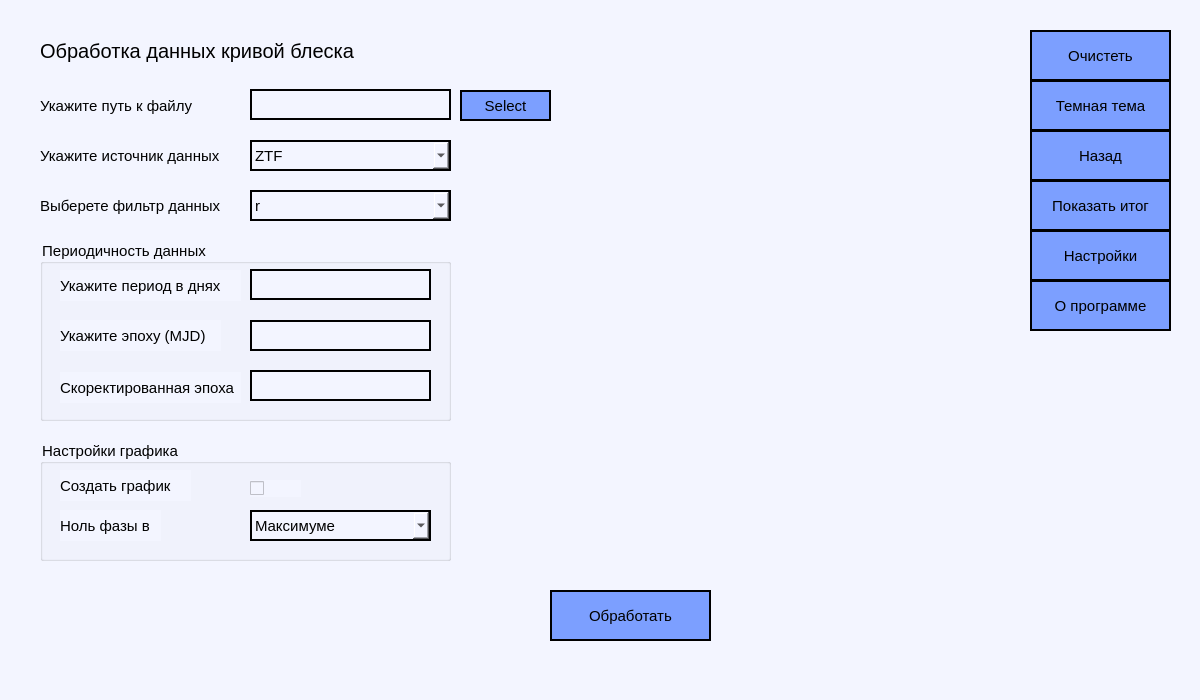
<?xml version="1.0" encoding="UTF-8"?>
<ui version="4.0">
 <class>Form</class>
 <widget class="QWidget" name="Form">
  <property name="geometry">
   <rect>
    <x>0</x>
    <y>0</y>
    <width>1200</width>
    <height>700</height>
   </rect>
  </property>
  <property name="minimumSize">
   <size>
    <width>1200</width>
    <height>700</height>
   </size>
  </property>
  <property name="windowTitle">
   <string>Form</string>
  </property>
  <property name="styleSheet">
   <string notr="true">QWidget {
	background-color: rgb(243, 245, 255);
}

QPushButton {
	border: 2px solid rgb(0, 0, 0);
	background-color: rgb(124, 159, 255);
	color: rgb(0, 0, 0);
}

QLabel {
	color: rgb(0, 0, 0)
}

QLineEdit {
	background-color: rgb(243, 245, 255);
	border: 2px solid rgb(0, 0, 0);
}

QLineEdit:hover {
	background-color: rgb(217, 222, 255);
}

QGroupBox{
	color: rgb(0, 0, 0);
	background-color: rgb(243, 245, 255);
}

QComboBox {
	border: 2px solid rgb(0, 0, 0);
	background-color: rgb(243, 245, 255);
}

QComboBox:hover {
	background-color: rgb(124, 159, 255);
}

QComboBox QAbstractItemView {
	border: 2px solid rgb(0, 0, 0);
	background-color: rgb(243, 245, 255);
	selection-background-color: rgb(217, 222, 255);
	selection-color: rgb(0, 0, 0)
}

QComboBox::drop-down:hover {
    background-color: rgb(190, 137, 255);
}

QPushButton:hover{
	background-color: rgb(190, 137, 255);
	color: rgb(0, 0,0);
}

QPushButton:pressed {
	background-color:rgb(189, 23, 87);
}

QSlider::groove:horizontal {
	border: 0px;
}
 
QSlider::sub-page:horizontal {
	background-color: rgb(11, 20, 197);
	margin-top:8px;
	margin-bottom:8px;
	border-radius: 2px;
}
 
QSlider::add-page:horizontal {
	background:  rgb(131, 0, 81);
	border: 0px solid #777;
	border-radius: 2px;
	margin-top:8px;
	margin-bottom:8px;
}
 
QSlider::handle:horizontal {
	background: rgb(124, 159, 255);
	border: 2px solid rgb(0, 0, 0);
	width: 12px;
	border-radius: 4px;
	margin-top:2px;
	margin-bottom:2px;
}
 
QSlider::handle:horizontal:hover {
	background-color: rgb(190, 137, 255)
}

QPlainTextEdit{
	background-color: rgb(243, 245, 255);
	border: 2px solid rgb(0, 0, 0);
}

QPlainTextEdit:hover{
	background-color: rgb(217, 222, 255);
}</string>
  </property>
  <widget class="QLabel" name="title">
   <property name="geometry">
    <rect>
     <x>40</x>
     <y>30</y>
     <width>351</width>
     <height>41</height>
    </rect>
   </property>
   <property name="font">
    <font>
     <pointsize>15</pointsize>
    </font>
   </property>
   <property name="text">
    <string>Обработка данных кривой блеска</string>
   </property>
  </widget>
  <widget class="QLabel" name="line_F">
   <property name="geometry">
    <rect>
     <x>40</x>
     <y>90</y>
     <width>181</width>
     <height>31</height>
    </rect>
   </property>
   <property name="font">
    <font>
     <pointsize>11</pointsize>
    </font>
   </property>
   <property name="text">
    <string>Укажите путь к файлу</string>
   </property>
  </widget>
  <widget class="QLineEdit" name="line_F_in">
   <property name="geometry">
    <rect>
     <x>250</x>
     <y>89</y>
     <width>201</width>
     <height>31</height>
    </rect>
   </property>
   <property name="font">
    <font>
     <pointsize>11</pointsize>
    </font>
   </property>
  </widget>
  <widget class="QPushButton" name="butn2">
   <property name="geometry">
    <rect>
     <x>1030</x>
     <y>30</y>
     <width>141</width>
     <height>51</height>
    </rect>
   </property>
   <property name="font">
    <font>
     <pointsize>11</pointsize>
    </font>
   </property>
   <property name="text">
    <string>Очистеть</string>
   </property>
  </widget>
  <widget class="QPushButton" name="butn3">
   <property name="geometry">
    <rect>
     <x>1030</x>
     <y>80</y>
     <width>141</width>
     <height>51</height>
    </rect>
   </property>
   <property name="font">
    <font>
     <pointsize>11</pointsize>
    </font>
   </property>
   <property name="text">
    <string>Темная тема</string>
   </property>
  </widget>
  <widget class="QPushButton" name="butn4">
   <property name="geometry">
    <rect>
     <x>1030</x>
     <y>180</y>
     <width>141</width>
     <height>51</height>
    </rect>
   </property>
   <property name="font">
    <font>
     <pointsize>11</pointsize>
    </font>
   </property>
   <property name="text">
    <string>Показать итог</string>
   </property>
  </widget>
  <widget class="QPushButton" name="inf_btn">
   <property name="geometry">
    <rect>
     <x>1030</x>
     <y>280</y>
     <width>141</width>
     <height>51</height>
    </rect>
   </property>
   <property name="font">
    <font>
     <pointsize>11</pointsize>
    </font>
   </property>
   <property name="text">
    <string>О программе</string>
   </property>
  </widget>
  <widget class="QPushButton" name="beak_btn">
   <property name="geometry">
    <rect>
     <x>1030</x>
     <y>130</y>
     <width>141</width>
     <height>51</height>
    </rect>
   </property>
   <property name="font">
    <font>
     <pointsize>11</pointsize>
    </font>
   </property>
   <property name="text">
    <string>Назад</string>
   </property>
  </widget>
  <widget class="QPushButton" name="settings_btn">
   <property name="geometry">
    <rect>
     <x>1030</x>
     <y>230</y>
     <width>141</width>
     <height>51</height>
    </rect>
   </property>
   <property name="font">
    <font>
     <pointsize>11</pointsize>
    </font>
   </property>
   <property name="text">
    <string>Настройки</string>
   </property>
  </widget>
  <widget class="QGroupBox" name="perBox">
   <property name="geometry">
    <rect>
     <x>40</x>
     <y>240</y>
     <width>411</width>
     <height>181</height>
    </rect>
   </property>
   <property name="font">
    <font>
     <pointsize>11</pointsize>
    </font>
   </property>
   <property name="title">
    <string>Периодичность данных</string>
   </property>
   <widget class="QLabel" name="line_E">
    <property name="geometry">
     <rect>
      <x>20</x>
      <y>80</y>
      <width>161</width>
      <height>31</height>
     </rect>
    </property>
    <property name="font">
     <font>
      <pointsize>11</pointsize>
     </font>
    </property>
    <property name="text">
     <string>Укажите эпоху (MJD)</string>
    </property>
   </widget>
   <widget class="QLabel" name="val_Ep">
    <property name="geometry">
     <rect>
      <x>20</x>
      <y>132</y>
      <width>181</width>
      <height>31</height>
     </rect>
    </property>
    <property name="font">
     <font>
      <pointsize>11</pointsize>
     </font>
    </property>
    <property name="text">
     <string>Скоректированная эпоха</string>
    </property>
   </widget>
   <widget class="QLineEdit" name="line_Per_in">
    <property name="geometry">
     <rect>
      <x>210</x>
      <y>29</y>
      <width>181</width>
      <height>31</height>
     </rect>
    </property>
    <property name="font">
     <font>
      <pointsize>11</pointsize>
     </font>
    </property>
   </widget>
   <widget class="QLineEdit" name="line_Epoch_in">
    <property name="geometry">
     <rect>
      <x>210</x>
      <y>80</y>
      <width>181</width>
      <height>31</height>
     </rect>
    </property>
    <property name="font">
     <font>
      <pointsize>11</pointsize>
     </font>
    </property>
   </widget>
   <widget class="QLineEdit" name="val_Ep_in">
    <property name="geometry">
     <rect>
      <x>210</x>
      <y>130</y>
      <width>181</width>
      <height>31</height>
     </rect>
    </property>
    <property name="font">
     <font>
      <pointsize>11</pointsize>
     </font>
    </property>
   </widget>
   <widget class="QLabel" name="line_Per">
    <property name="geometry">
     <rect>
      <x>20</x>
      <y>30</y>
      <width>181</width>
      <height>31</height>
     </rect>
    </property>
    <property name="font">
     <font>
      <pointsize>11</pointsize>
     </font>
    </property>
    <property name="text">
     <string>Укажите период в днях</string>
    </property>
   </widget>
  </widget>
  <widget class="QLabel" name="data_line">
   <property name="geometry">
    <rect>
     <x>40</x>
     <y>140</y>
     <width>191</width>
     <height>31</height>
    </rect>
   </property>
   <property name="font">
    <font>
     <pointsize>11</pointsize>
    </font>
   </property>
   <property name="text">
    <string>Укажите источник данных</string>
   </property>
  </widget>
  <widget class="QComboBox" name="data_box">
   <property name="geometry">
    <rect>
     <x>250</x>
     <y>140</y>
     <width>201</width>
     <height>31</height>
    </rect>
   </property>
   <property name="font">
    <font>
     <pointsize>11</pointsize>
    </font>
   </property>
   <item>
    <property name="text">
     <string>ZTF</string>
    </property>
   </item>
   <item>
    <property name="text">
     <string>Atlas</string>
    </property>
   </item>
   <item>
    <property name="text">
     <string>Другой</string>
    </property>
   </item>
  </widget>
  <widget class="QGroupBox" name="grafBox">
   <property name="geometry">
    <rect>
     <x>40</x>
     <y>440</y>
     <width>411</width>
     <height>121</height>
    </rect>
   </property>
   <property name="font">
    <font>
     <pointsize>11</pointsize>
    </font>
   </property>
   <property name="title">
    <string>Настройки графика</string>
   </property>
   <widget class="QLabel" name="make_grath">
    <property name="geometry">
     <rect>
      <x>20</x>
      <y>30</y>
      <width>131</width>
      <height>31</height>
     </rect>
    </property>
    <property name="font">
     <font>
      <pointsize>11</pointsize>
     </font>
    </property>
    <property name="text">
     <string>Создать график</string>
    </property>
   </widget>
   <widget class="QCheckBox" name="make_grath_true">
    <property name="geometry">
     <rect>
      <x>210</x>
      <y>40</y>
      <width>51</width>
      <height>17</height>
     </rect>
    </property>
    <property name="text">
     <string/>
    </property>
   </widget>
   <widget class="QLabel" name="type_line">
    <property name="geometry">
     <rect>
      <x>20</x>
      <y>70</y>
      <width>101</width>
      <height>31</height>
     </rect>
    </property>
    <property name="font">
     <font>
      <pointsize>11</pointsize>
     </font>
    </property>
    <property name="text">
     <string>Ноль фазы в </string>
    </property>
   </widget>
   <widget class="QComboBox" name="type_box">
    <property name="geometry">
     <rect>
      <x>210</x>
      <y>70</y>
      <width>181</width>
      <height>31</height>
     </rect>
    </property>
    <property name="font">
     <font>
      <pointsize>11</pointsize>
     </font>
    </property>
    <item>
     <property name="text">
      <string>Максимуме</string>
     </property>
    </item>
    <item>
     <property name="text">
      <string>Минимуме</string>
     </property>
    </item>
   </widget>
  </widget>
  <widget class="QLabel" name="filter_line">
   <property name="geometry">
    <rect>
     <x>40</x>
     <y>190</y>
     <width>191</width>
     <height>31</height>
    </rect>
   </property>
   <property name="font">
    <font>
     <pointsize>11</pointsize>
    </font>
   </property>
   <property name="text">
    <string>Выберете фильтр данных</string>
   </property>
  </widget>
  <widget class="QComboBox" name="filter_box">
   <property name="geometry">
    <rect>
     <x>250</x>
     <y>190</y>
     <width>201</width>
     <height>31</height>
    </rect>
   </property>
   <property name="font">
    <font>
     <pointsize>11</pointsize>
    </font>
   </property>
   <item>
    <property name="text">
     <string>r</string>
    </property>
   </item>
   <item>
    <property name="text">
     <string>g</string>
    </property>
   </item>
   <item>
    <property name="text">
     <string>i</string>
    </property>
   </item>
   <item>
    <property name="text">
     <string>c</string>
    </property>
   </item>
   <item>
    <property name="text">
     <string>o</string>
    </property>
   </item>
  </widget>
  <widget class="QPushButton" name="butn1">
   <property name="geometry">
    <rect>
     <x>550</x>
     <y>590</y>
     <width>161</width>
     <height>51</height>
    </rect>
   </property>
   <property name="font">
    <font>
     <pointsize>11</pointsize>
    </font>
   </property>
   <property name="text">
    <string>Обработать</string>
   </property>
  </widget>
  <widget class="QPushButton" name="line_btn">
   <property name="geometry">
    <rect>
     <x>460</x>
     <y>90</y>
     <width>91</width>
     <height>31</height>
    </rect>
   </property>
   <property name="font">
    <font>
     <pointsize>11</pointsize>
    </font>
   </property>
   <property name="text">
    <string>Select</string>
   </property>
  </widget>
 </widget>
 <resources/>
 <connections/>
</ui>
